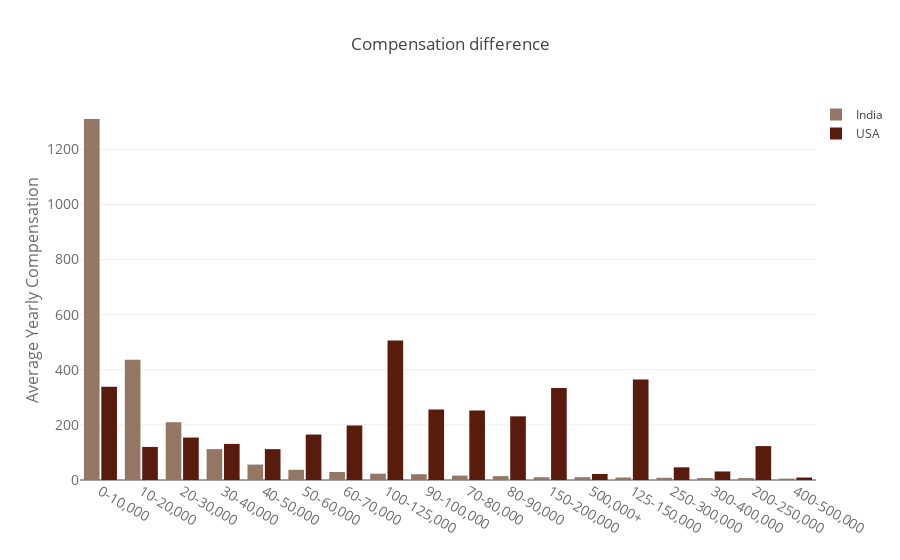

Here is the notebook cell this chart was saved with:
### Markdown cell above
Whoa! ***A lot of Indian Males haven't disclosed their annual compensation***. 

Now let's take a look at the compensation difference between the two countries.

### Code cell
c= pd.value_counts(india.Q9)
d = pd.DataFrame(data=c)
d.columns=['count']
d['count'] = pd.to_numeric(d['count'], errors='coerce')
e= pd.value_counts(usa.Q9)
f = pd.DataFrame(data=e)
f.columns=['count']
f['count'] = pd.to_numeric(f['count'], errors='coerce')

trace1 = go.Bar(
    x=d.index,
    y=d['count'],
    name='India',
    marker=dict(
        color='#947665'
    )
)
trace2 = go.Bar(
    x=f.index,
    y=f['count'],
    name='USA',
    marker=dict(
        color='#591b0c'
    )
)
data = [trace1, trace2]
layout = go.Layout(
    title='Compensation difference',
    xaxis=dict(
        tickfont=dict(
            size=14,
            color='rgb(107, 107, 107)'
        )
    ),
    yaxis=dict(
        title='Average Yearly Compensation',
        titlefont=dict(
            size=16,
            color='rgb(107, 107, 107)'
        ),
        tickfont=dict(
            size=14,
            color='rgb(107, 107, 107)'
        )
    ),
    legend=dict(
         x=1.0,
        y=1.0,
        bgcolor='rgba(255, 255, 255, 0)',
        bordercolor='rgba(255, 255, 255, 0)'
    ),
    barmode='group',
    bargap=0.15,
    bargroupgap=0.1
)

fig = go.Figure(data=data, layout=layout)
py.offline.iplot(fig, filename='style-bar')

### Figure 1 — Plotly figure (JSON) as saved in the notebook; plotly's stock layout.template omitted (floating-point values rounded to 4 significant figures)
{"data": [{"marker": {"color": "#947665"}, "name": "India", "x": ["0-10,000", "10-20,000", "20-30,000", "30-40,000", "40-50,000", "50-60,000", "60-70,000", "100-125,000", "90-100,000", "70-80,000", "80-90,000", "150-200,000", "500,000+", "125-150,000", "250-300,000", "300-400,000", "200-250,000", "400-500,000"], "y": [1310, 436, 210, 112, 56, 37, 29, 23, 21, 16, 14, 10, 10, 9, 8, 7, 7, 5], "type": "bar", "uid": "15f39a56-f32c-4024-b3f9-39aa4674d1a8"}, {"marker": {"color": "#591b0c"}, "name": "USA", "x": ["100-125,000", "125-150,000", "0-10,000", "150-200,000", "90-100,000", "70-80,000", "80-90,000", "60-70,000", "50-60,000", "20-30,000", "30-40,000", "200-250,000", "10-20,000", "40-50,000", "250-300,000", "300-400,000", "500,000+", "400-500,000"], "y": [506, 365, 338, 334, 256, 252, 231, 198, 165, 154, 131, 123, 120, 112, 46, 31, 22, 9], "type": "bar", "uid": "a9d6f3a9-ceb7-41cf-848d-6790902fa6fa"}], "layout": {"bargap": 0.15, "bargroupgap": 0.1, "barmode": "group", "legend": {"bgcolor": "rgba(255, 255, 255, 0)", "bordercolor": "rgba(255, 255, 255, 0)", "x": 1, "y": 1}, "title": "Compensation difference", "xaxis": {"tickfont": {"color": "rgb(107, 107, 107)", "size": 14}}, "yaxis": {"tickfont": {"color": "rgb(107, 107, 107)", "size": 14}, "title": "Average Yearly Compensation", "titlefont": {"color": "rgb(107, 107, 107)", "size": 16}}}}
